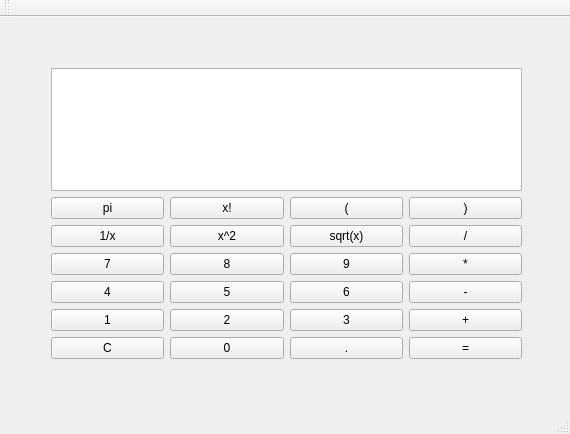
<?xml version="1.0" encoding="UTF-8"?>
<ui version="4.0">
 <class>MainWindow</class>
 <widget class="QMainWindow" name="MainWindow">
  <property name="geometry">
   <rect>
    <x>0</x>
    <y>0</y>
    <width>570</width>
    <height>434</height>
   </rect>
  </property>
  <property name="windowTitle">
   <string>自制计算器</string>
  </property>
  <widget class="QWidget" name="centralWidget">
   <widget class="QWidget" name="verticalLayoutWidget">
    <property name="geometry">
     <rect>
      <x>40</x>
      <y>40</y>
      <width>493</width>
      <height>313</height>
     </rect>
    </property>
    <layout class="QVBoxLayout" name="verticalLayout1">
     <item>
      <layout class="QHBoxLayout" name="horizontalLayout1">
       <item>
        <widget class="QPlainTextEdit" name="textEdit"/>
       </item>
      </layout>
     </item>
     <item>
      <layout class="QHBoxLayout" name="horizontalLayout7">
       <item>
        <widget class="QPushButton" name="buttonpi">
         <property name="text">
          <string>pi</string>
         </property>
        </widget>
       </item>
       <item>
        <widget class="QPushButton" name="buttonfact">
         <property name="text">
          <string>x!</string>
         </property>
        </widget>
       </item>
       <item>
        <widget class="QPushButton" name="buttonlbrac">
         <property name="text">
          <string>(</string>
         </property>
        </widget>
       </item>
       <item>
        <widget class="QPushButton" name="buttonrbrac">
         <property name="text">
          <string>)</string>
         </property>
        </widget>
       </item>
      </layout>
     </item>
     <item>
      <layout class="QHBoxLayout" name="horizontalLayout6">
       <item>
        <widget class="QPushButton" name="buttondivrev">
         <property name="enabled">
          <bool>true</bool>
         </property>
         <property name="sizePolicy">
          <sizepolicy hsizetype="Minimum" vsizetype="Minimum">
           <horstretch>0</horstretch>
           <verstretch>0</verstretch>
          </sizepolicy>
         </property>
         <property name="minimumSize">
          <size>
           <width>20</width>
           <height>20</height>
          </size>
         </property>
         <property name="contextMenuPolicy">
          <enum>Qt::NoContextMenu</enum>
         </property>
         <property name="text">
          <string>1/x</string>
         </property>
        </widget>
       </item>
       <item>
        <widget class="QPushButton" name="buttonpow">
         <property name="sizePolicy">
          <sizepolicy hsizetype="Minimum" vsizetype="Minimum">
           <horstretch>0</horstretch>
           <verstretch>0</verstretch>
          </sizepolicy>
         </property>
         <property name="minimumSize">
          <size>
           <width>20</width>
           <height>20</height>
          </size>
         </property>
         <property name="text">
          <string>x^2</string>
         </property>
        </widget>
       </item>
       <item>
        <widget class="QPushButton" name="buttonsqrt">
         <property name="sizePolicy">
          <sizepolicy hsizetype="Minimum" vsizetype="Minimum">
           <horstretch>0</horstretch>
           <verstretch>0</verstretch>
          </sizepolicy>
         </property>
         <property name="minimumSize">
          <size>
           <width>20</width>
           <height>20</height>
          </size>
         </property>
         <property name="text">
          <string>sqrt(x)</string>
         </property>
        </widget>
       </item>
       <item>
        <widget class="QPushButton" name="buttondiv">
         <property name="sizePolicy">
          <sizepolicy hsizetype="Minimum" vsizetype="Minimum">
           <horstretch>0</horstretch>
           <verstretch>0</verstretch>
          </sizepolicy>
         </property>
         <property name="minimumSize">
          <size>
           <width>20</width>
           <height>0</height>
          </size>
         </property>
         <property name="text">
          <string>/</string>
         </property>
        </widget>
       </item>
      </layout>
     </item>
     <item>
      <layout class="QHBoxLayout" name="horizontalLayout2">
       <item>
        <widget class="QPushButton" name="button7">
         <property name="text">
          <string>7</string>
         </property>
        </widget>
       </item>
       <item>
        <widget class="QPushButton" name="button8">
         <property name="text">
          <string>8</string>
         </property>
        </widget>
       </item>
       <item>
        <widget class="QPushButton" name="button9">
         <property name="text">
          <string>9</string>
         </property>
        </widget>
       </item>
       <item>
        <widget class="QPushButton" name="buttonmult">
         <property name="text">
          <string>*</string>
         </property>
        </widget>
       </item>
      </layout>
     </item>
     <item>
      <layout class="QHBoxLayout" name="horizontalLayout3">
       <item>
        <widget class="QPushButton" name="button4">
         <property name="text">
          <string>4</string>
         </property>
        </widget>
       </item>
       <item>
        <widget class="QPushButton" name="button5">
         <property name="text">
          <string>5</string>
         </property>
        </widget>
       </item>
       <item>
        <widget class="QPushButton" name="button6">
         <property name="text">
          <string>6</string>
         </property>
        </widget>
       </item>
       <item>
        <widget class="QPushButton" name="buttonmin">
         <property name="text">
          <string>-</string>
         </property>
        </widget>
       </item>
      </layout>
     </item>
     <item>
      <layout class="QHBoxLayout" name="horizontalLayout4">
       <item>
        <widget class="QPushButton" name="button1">
         <property name="text">
          <string>1</string>
         </property>
        </widget>
       </item>
       <item>
        <widget class="QPushButton" name="button2">
         <property name="text">
          <string>2</string>
         </property>
        </widget>
       </item>
       <item>
        <widget class="QPushButton" name="button3">
         <property name="text">
          <string>3</string>
         </property>
        </widget>
       </item>
       <item>
        <widget class="QPushButton" name="buttonplus">
         <property name="text">
          <string>+</string>
         </property>
        </widget>
       </item>
      </layout>
     </item>
     <item>
      <layout class="QHBoxLayout" name="horizontalLayout5">
       <item>
        <widget class="QPushButton" name="buttonc">
         <property name="text">
          <string>C</string>
         </property>
        </widget>
       </item>
       <item>
        <widget class="QPushButton" name="button0">
         <property name="text">
          <string>0</string>
         </property>
        </widget>
       </item>
       <item>
        <widget class="QPushButton" name="buttondot">
         <property name="text">
          <string>.</string>
         </property>
        </widget>
       </item>
       <item>
        <widget class="QPushButton" name="buttoneq">
         <property name="text">
          <string>=</string>
         </property>
         <property name="autoRepeatDelay">
          <number>400</number>
         </property>
        </widget>
       </item>
      </layout>
     </item>
    </layout>
   </widget>
  </widget>
  <widget class="QMenuBar" name="menuBar">
   <property name="geometry">
    <rect>
     <x>0</x>
     <y>0</y>
     <width>570</width>
     <height>26</height>
    </rect>
   </property>
  </widget>
  <widget class="QToolBar" name="mainToolBar">
   <attribute name="toolBarArea">
    <enum>TopToolBarArea</enum>
   </attribute>
   <attribute name="toolBarBreak">
    <bool>false</bool>
   </attribute>
  </widget>
  <widget class="QStatusBar" name="statusBar"/>
 </widget>
 <layoutdefault spacing="6" margin="11"/>
 <resources/>
 <connections/>
</ui>
